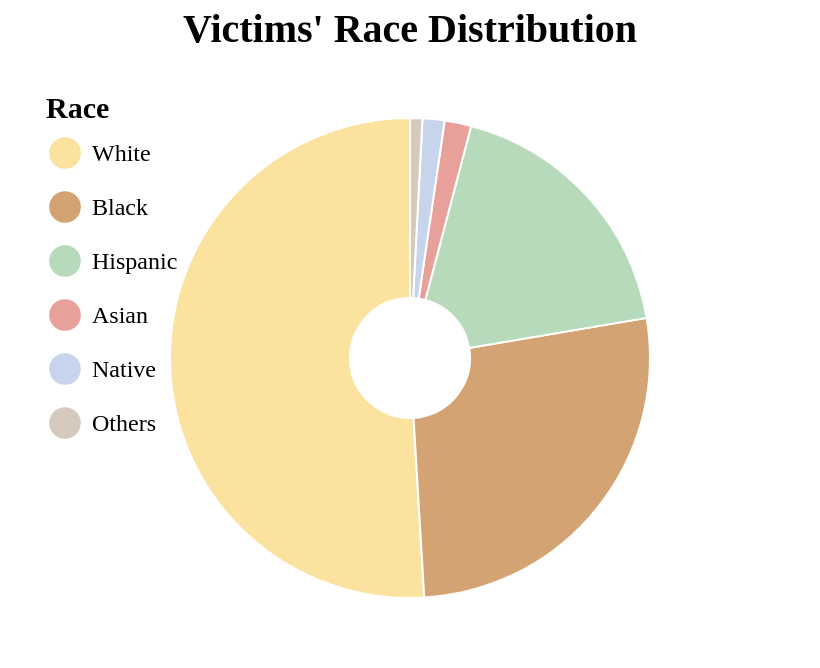

Vega-Lite specification stored for this chart:
### Vega-Lite specification from a JSON file in a GitHub repository (floating-point values rounded to 4 significant figures)
{"$schema": "https://vega.github.io/schema/vega-lite/v5.json", "width": 400, "height": 300, "background": null, "data": {"values": [{"category": "White", "value": 2583, "percentage": 0.5095}, {"category": "Black", "value": 1355, "percentage": 0.2673}, {"category": "Hispanic", "value": 924, "percentage": 0.1822}, {"category": "Asian", "value": 91, "percentage": 0.01795}, {"category": "Native", "value": 75, "percentage": 0.01479}, {"category": "Others", "value": 42, "percentage": 0.008284}]}, "title": {"text": "Victims' Race Distribution", "fontSize": 20, "font": "Century"}, "encoding": {"theta": {"field": "value", "type": "quantitative", "stack": true}, "color": {"field": "category", "type": "nominal", "scale": {"domain": ["White", "Black", "Hispanic", "Asian", "Native", "Others"], "range": ["#fbe29f", "#d4a373", "#b7dabb", "#e8a09a", "#c7d4eb", "#d6c9bd"]}, "legend": {"title": "Race", "orient": "top-left", "titleFont": "Century", "labelFont": "Century", "titleFontSize": 15, "labelFontSize": 12, "symbolSize": 300}}, "tooltip": [{"field": "category", "type": "nominal", "title": "Race"}, {"field": "value", "type": "quantitative", "title": "Victims"}, {"field": "percentage", "type": "quantitative", "title": "Percentage", "format": ".2%"}]}, "layer": [{"mark": {"type": "arc", "innerRadius": 30, "outerRadius": 120, "stroke": "white"}}], "config": {"view": {"stroke": "transparent"}}}
